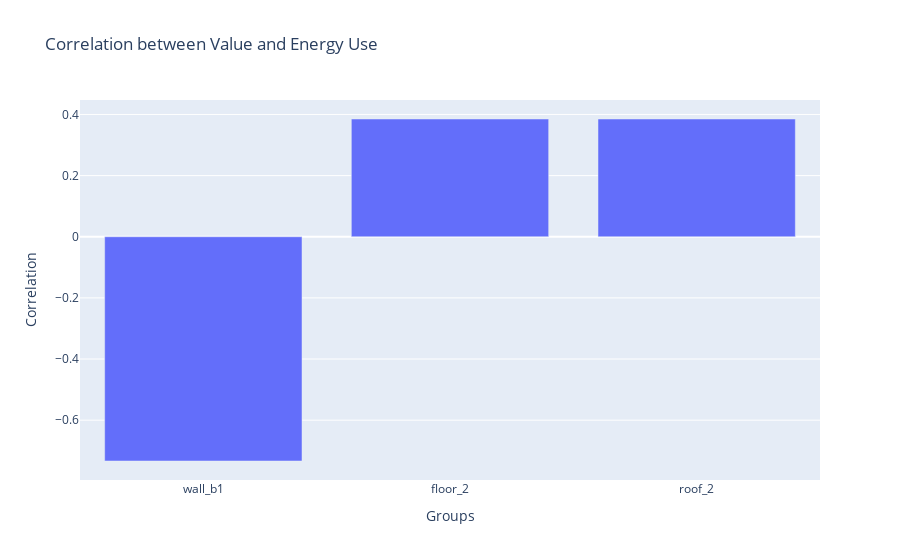

Notebook code cell kept with this figure:
### Code cell
correlations(es_data[1], es_data[2])

### Figure 1 — Plotly figure (JSON) as saved in the notebook; plotly's stock layout.template omitted (floating-point values rounded to 4 significant figures)
{"data": [{"type": "bar", "x": ["wall_b1", "floor_2", "roof_2"], "y": [-0.7335, 0.3851, 0.3851]}], "layout": {"title": {"text": "Correlation between Value and Energy Use"}, "xaxis": {"title": {"text": "Groups"}}, "yaxis": {"title": {"text": "Correlation"}}}}
